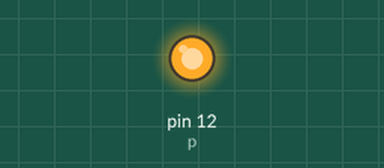
A sketch run on a simulated Arduino Uno, built with avr-gcc and run on an emulated ATmega328P. Shown: output pins drawn as LEDs (lit = HIGH).

Above: at 1.2 s.
At 5.7 s:
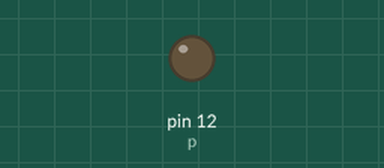
Timing chart, 0 to 6.9 s (numbered marks = the images above):
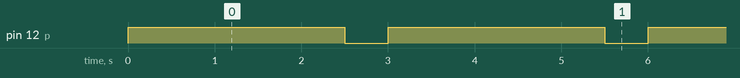

Measured:
- by itself, pin 12 (p): alternates HIGH for 2.5 s and LOW for 0.50 s

The sketch:

Simple_LED_project-sketch_jun18a.ino
```cpp
int p=12;

void setup() {
  pinMode(p, OUTPUT);
}

void loop() {
  digitalWrite(p, HIGH);
  delay(1000);
  digitalWrite(LED_BUILTIN, HIGH);
  delay(1500);
  digitalWrite(p, LOW);
  delay(500);
  digitalWrite(LED_BUILTIN, LOW);
}
```
